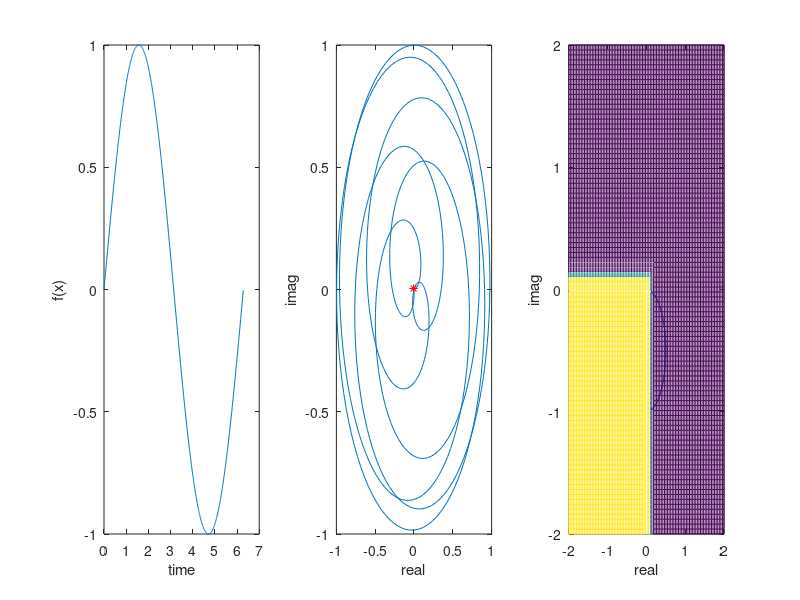

Write the MATLAB code that produced this figure. (Note: this script raises an error after producing the figure.)
clear
clc

x = 0:0.01:2*pi;
y = sin(x);
subplot(131)
plot(x,y)
%z = fft(y);
z = y.*exp(-2*pi*-1j*x);
c = y.*exp(-1j*x);
xlabel('time'),ylabel('f(x)')
hold on 
%c = exp(2*pi*1i*x);
subplot(132)
plot(real(z),imag(z))
hold on
plot(mean(real(z)),mean(imag(z)),'r*')
xlabel('real'),ylabel('imag')
subplot(133)
plot(real(c),imag(c))
hold on
plot(mean(real(c)),mean(imag(c)),'r*')
xlabel('real'),ylabel('imag')

x = linspace(-2.0,2.0);
y = x;
[x,y] = meshgrid(x,y);
z = 1./(1.0+exp(100*x-10)+exp(100*y-10));
mesh(x,y,z)

sigma(:,:,1) = eye(2);
sigma(:,:,2) = [0 1;1 0];
sigma(:,:,3) = [0 -1i;1i 0];
sigma(:,:,4) = [1 0;0 -1];
H = 1/(sqrt(2))*[1 1; 1 -1];
A = expm(3*1i*sigma(:,:,2));
trace(-1i*sigma(:,:,1)*logm(H))/2
trace(-1i*sigma(:,:,2)*logm(H))/2
trace(-1i*sigma(:,:,3)*logm(H))/2
trace(-1i*sigma(:,:,4)*logm(H))/2
expm(1i*(1.5708*sigma(:,:,1)-1.1107*sigma(:,:,2)-1.1107*sigma(:,:,4)))
u = [1.5708 -1.1107 0 -1.1107];
l = [u u u 7 7 7 7 0 1 0];
s = [l(17) l(18) l(19)];
omiga = linspace(-2.0,2.0);
 dis = [0.9999.*(omiga<=0)+(-0.9998*omiga+0.9999).*(omiga>0&omiga<1)+0.0001.*(omiga>=1);
        0.0001.*(omiga<=0)+(0.9998*omiga+0.0001).*(omiga>0&omiga<1)+0.9999.*(omiga>=1)];
dis = [0.998.*(omiga<=-1)+(-0.997*omiga+0.001).*(omiga>-1&omiga<0)+0.001.*(omiga>=0); 
      0.001.*(omiga<=-1)+(0.997*omiga+0.998).*(omiga>-1&omiga<=0)+(-0.997*omiga+0.998).*(omiga>0&omiga<=1)+0.001.*(omiga>1);
      0.001.*(omiga<=0)+(0.997*omiga+0.001).*(omiga>0&omiga<=1)+0.998.*(omiga>1)];
%plot(omiga,dis)
%a(1) = mod(3^1,17);
a(1) = 5;
for i =2:1:16
    a(i) = mod(14^a(i-1),17);
end

m1 = load('8qubitscase6.mat');
m2 = load('8qubitscase7.mat');
m3 = load('8qubitscase8.mat');
m4 = load('8qubitscase9.mat');
m5 = load('8qubitscase10.mat');
m6 = load('8qubitscase11.mat');
m7 = load('8qubitscase12.mat');
m8 = load('8qubitscase13.mat');
m9 = load('8qubitscase14.mat');
m10 = load('8qubitscase15.mat');


y1 = m1.costvalue;
y2 = m2.costvalue;
y3 = m3.costvalue;
y4 = m4.costvalue;
y5 = m5.costvalue;
y6 = m6.costvalue;
y7 = m7.costvalue;
y8 = m8.costvalue;
y9 = m9.costvalue;
y10 = m10.costvalue;

xlength = min([length(y1),length(y2),length(y3),length(y4),length(y5),length(y6),length(y7),length(y8),length(y9),length(y10)]);

y1f = y1(3:1:xlength);
y2f = y2(3:1:xlength);
y3f = y3(3:1:xlength);
y4f = y4(3:1:xlength);
y5f = y5(3:1:xlength);
y6f = y6(3:1:xlength);
y7f = y7(3:1:xlength);
y8f = y8(3:1:xlength);
y9f = y9(3:1:xlength);
y10f = y10(3:1:xlength);

xspace = 1:1:xlength-2;
ymean = mean([y1f;y2f;y3f;y4f;y5f,y6f;y7f;y8f;y9f;y10f],1);
ystd1 = ymean+std([y1f;y2f;y3f;y4f;y5f,y6f;y7f;y8f;y9f;y10f],0,1);
ystd2 = ymean-std([y1f;y2f;y3f;y4f;y5f,y6f;y7f;y8f;y9f;y10f],0,1);
yvar = var([y1f;y2f;y3f;y4f;y5f,y6f;y7f;y8f;y9f;y10f],1);
h = fill([xspace,fliplr(xspace)],[ystd1,fliplr(ystd2)],'r');
set(h,'edgealpha',0,'facealpha',0.3)
hold on
plot(xspace,ymean,'r')
%errorbar(1:1:xlength-2,ymean,ystd)